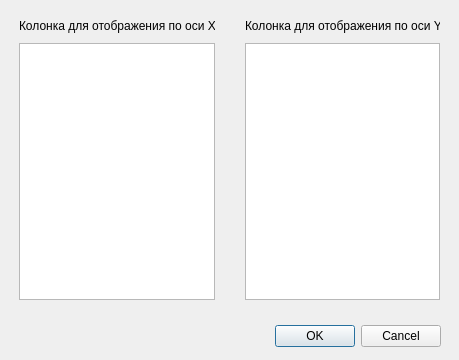
<?xml version="1.0" encoding="UTF-8"?>
<ui version="4.0">
 <class>Dialog</class>
 <widget class="QDialog" name="Dialog">
  <property name="geometry">
   <rect>
    <x>0</x>
    <y>0</y>
    <width>459</width>
    <height>360</height>
   </rect>
  </property>
  <property name="windowTitle">
   <string>Dialog</string>
  </property>
  <widget class="QDialogButtonBox" name="plot_draw_buttons">
   <property name="geometry">
    <rect>
     <x>100</x>
     <y>320</y>
     <width>341</width>
     <height>32</height>
    </rect>
   </property>
   <property name="orientation">
    <enum>Qt::Horizontal</enum>
   </property>
   <property name="standardButtons">
    <set>QDialogButtonBox::Cancel|QDialogButtonBox::Ok</set>
   </property>
  </widget>
  <widget class="QWidget" name="horizontalLayoutWidget">
   <property name="geometry">
    <rect>
     <x>9</x>
     <y>9</y>
     <width>441</width>
     <height>301</height>
    </rect>
   </property>
   <layout class="QHBoxLayout" name="horizontalLayout">
    <property name="spacing">
     <number>10</number>
    </property>
    <property name="leftMargin">
     <number>0</number>
    </property>
    <property name="topMargin">
     <number>0</number>
    </property>
    <property name="rightMargin">
     <number>0</number>
    </property>
    <property name="bottomMargin">
     <number>0</number>
    </property>
    <item>
     <layout class="QVBoxLayout" name="axis_x_layout">
      <property name="spacing">
       <number>10</number>
      </property>
      <property name="leftMargin">
       <number>10</number>
      </property>
      <property name="topMargin">
       <number>10</number>
      </property>
      <property name="rightMargin">
       <number>10</number>
      </property>
      <property name="bottomMargin">
       <number>10</number>
      </property>
      <item>
       <widget class="QLabel" name="axis_x_column_label">
        <property name="text">
         <string>Колонка для отображения по оси X</string>
        </property>
       </widget>
      </item>
      <item>
       <widget class="QListWidget" name="axis_x_column_list"/>
      </item>
     </layout>
    </item>
    <item>
     <layout class="QVBoxLayout" name="axis_y_layout">
      <property name="spacing">
       <number>10</number>
      </property>
      <property name="leftMargin">
       <number>10</number>
      </property>
      <property name="topMargin">
       <number>10</number>
      </property>
      <property name="rightMargin">
       <number>10</number>
      </property>
      <property name="bottomMargin">
       <number>10</number>
      </property>
      <item>
       <widget class="QLabel" name="axis_x_column_label_2">
        <property name="text">
         <string>Колонка для отображения по оси Y</string>
        </property>
       </widget>
      </item>
      <item>
       <widget class="QListWidget" name="axis_y_column_list"/>
      </item>
     </layout>
    </item>
   </layout>
  </widget>
 </widget>
 <resources/>
 <connections>
  <connection>
   <sender>plot_draw_buttons</sender>
   <signal>accepted()</signal>
   <receiver>Dialog</receiver>
   <slot>accept()</slot>
   <hints>
    <hint type="sourcelabel">
     <x>248</x>
     <y>254</y>
    </hint>
    <hint type="destinationlabel">
     <x>157</x>
     <y>274</y>
    </hint>
   </hints>
  </connection>
  <connection>
   <sender>plot_draw_buttons</sender>
   <signal>rejected()</signal>
   <receiver>Dialog</receiver>
   <slot>reject()</slot>
   <hints>
    <hint type="sourcelabel">
     <x>316</x>
     <y>260</y>
    </hint>
    <hint type="destinationlabel">
     <x>286</x>
     <y>274</y>
    </hint>
   </hints>
  </connection>
 </connections>
</ui>
